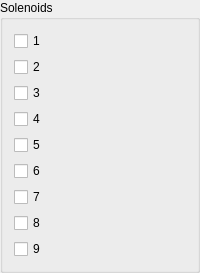
          <widget class="QGroupBox" name="groupBox_6">
           <property name="title">
            <string>Solenoids</string>
           </property>
           <layout class="QVBoxLayout" name="verticalLayout_26">
            <item>
             <widget class="QCheckBox" name="checkBox_sol_10">
              <property name="text">
               <string>1</string>
              </property>
              <property name="checkable">
               <bool>true</bool>
              </property>
             </widget>
            </item>
            <item>
             <widget class="QCheckBox" name="checkBox_sol_11">
              <property name="text">
               <string>2</string>
              </property>
              <property name="checkable">
               <bool>true</bool>
              </property>
             </widget>
            </item>
            <item>
             <widget class="QCheckBox" name="checkBox_sol_12">
              <property name="text">
               <string>3</string>
              </property>
              <property name="checkable">
               <bool>true</bool>
              </property>
             </widget>
            </item>
            <item>
             <widget class="QCheckBox" name="checkBox_sol_13">
              <property name="text">
               <string>4</string>
              </property>
              <property name="checkable">
               <bool>true</bool>
              </property>
             </widget>
            </item>
            <item>
             <widget class="QCheckBox" name="checkBox_sol_14">
              <property name="text">
               <string>5</string>
              </property>
              <property name="checkable">
               <bool>true</bool>
              </property>
             </widget>
            </item>
            <item>
             <widget class="QCheckBox" name="checkBox_sol_15">
              <property name="text">
               <string>6</string>
              </property>
              <property name="checkable">
               <bool>true</bool>
              </property>
             </widget>
            </item>
            <item>
             <widget class="QCheckBox" name="checkBox_sol_16">
              <property name="text">
               <string>7</string>
              </property>
              <property name="checkable">
               <bool>true</bool>
              </property>
             </widget>
            </item>
            <item>
             <widget class="QCheckBox" name="checkBox_sol_17">
              <property name="text">
               <string>8</string>
              </property>
              <property name="checkable">
               <bool>true</bool>
              </property>
             </widget>
            </item>
            <item>
             <widget class="QCheckBox" name="checkBox_sol_18">
              <property name="text">
               <string>9</string>
              </property>
              <property name="checkable">
               <bool>true</bool>
              </property>
             </widget>
            </item>
           </layout>
          </widget>
